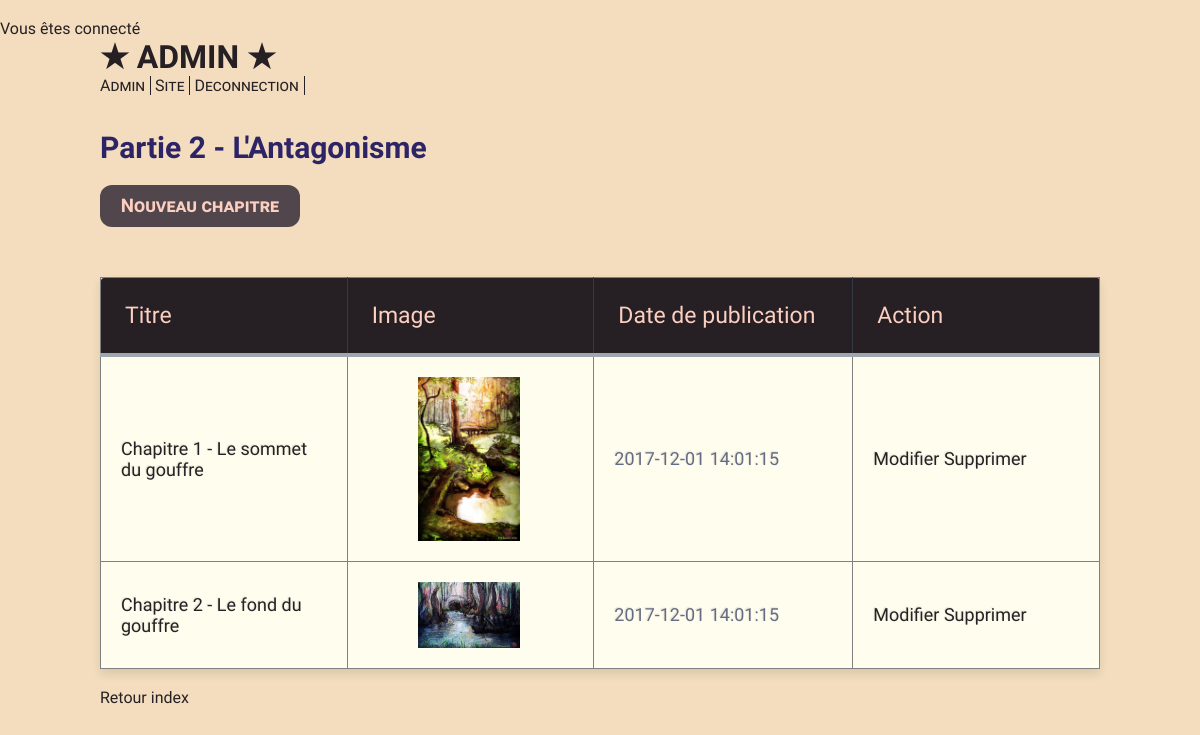
Screenshot of /admin/partie.php?id=2 (signed in) with the database file from the repository.
### tables this page shows
CREATE TABLE `partie` (
  `id` int(10) NOT NULL,
  `numero` int(10) NOT NULL,
  `titre` varchar(20) NOT NULL,
  `aPropos` varchar(50) NOT NULL,
  `description` varchar(500) NOT NULL,
  `image` varchar(255) NOT NULL,
  `musique` varchar(255) NOT NULL
);

CREATE TABLE `chapitre` (
  `id` int(11) NOT NULL,
  `partie` int(1) NOT NULL,
  `titre` varchar(50) NOT NULL,
  `image` varchar(500) NOT NULL,
  `html` text NOT NULL,
  `css` text NOT NULL,
  `date` datetime NOT NULL DEFAULT CURRENT_TIMESTAMP
);

### admin/partie.php (called while the page is built, shortened)
<?php
$erreur='';
		if(isset($_GET['id']) && is_numeric($_GET['id'])){
		    if(($_GET['id']) < 6){
				$part = getPartie();
				$listeChpPartie = getChpPartie($_GET['id']);
		    }
		    else{
		        $erreur = "Oups ! Cette partie n'existe pas : partie " . $_GET['id'];
		    }
		}else{
		    $erreur = 'Aucune partie séléctionnée :(';
		}
include('views/partieTemplate.php');

### script/functions.php (called while the page is built, shortened)
<?php
    function getPartie(){
        global $db;
        $query = 'SELECT * FROM partie WHERE id='.$db->quote($_GET['id']);
        $resultat = $db->query($query);
        $partie = $resultat->fetch();
        return $partie;
    }
    function getChpPartie($partie){
        global $db;
        $query = 'SELECT * FROM chapitre WHERE partie='.$db->quote($partie).' ORDER BY `id` ASC';
        $resultat = $db->query($query);
        $chpPartie = $resultat->fetchAll();
        return $chpPartie;
    }

### admin/views/partieTemplate.php (the view)
<?php include('headerAdmin.php'); ?>
<main>
	<?php if($erreur) : ?>
 	<h2><?= $erreur ?> </h2>
	 	<?php else : ?>
		<h2>Partie <?= $part['numero'] ?> - <?= $part['titre'] ?> </h2>
		<h3><a href="formulaire.php">Nouveau chapitre</a> </h3>
		<table class="tableauAdmin">
			<thead>
				<th>Titre</th>
				<th>Image</th>
				<th>Date de publication</th>
				<th>Action</th>
			</thead>
			<?php foreach($listeChpPartie as $key => $chapitre):?>
			<tbody>
				<td><a href="../chapitres/chapitre.php?id=<?= $chapitre['id'] ?>"><?= $chapitre['titre'] ?></td>
				<td><img src="../parties/img/<?= $chapitre['image'] ?>"></td>
				<td><?= $chapitre['date'] ?></a></td>
				<td>
					<a href="formulaire.php?id=<?= $chapitre['id'] ?>">Modifier</a>
					<a href="delete.php?id=<?= $chapitre['id'] ?>">Supprimer</a>
				</td>
			</tbody>
			<?php endforeach ?>
		</table>
	<?php endif ?>
<br/><a class="retourListe" href="index.php">Retour index</a>
</main>
<?php include('footerAdmin.php'); ?>

### admin/iEldinnAdmin.css (style rules this page uses)
* { margin:0; padding:0; }
html,body { height: 100%; width: 100%; background-color: #f3ddbe; font-family: 'Josefin Sans', sans-serif; color: #262024; }
main { width: 1000px; min-height: 70%; margin: 0 auto; }
a { color: #262125; text-decoration: none; }
h2 { color: #2d2466; font-size: 30px; padding-top: 35px; padding-bottom: 2%; }
h3 { font-variant: small-caps; }
h3 a { width: 180px; display: inline-block; padding: 10px 10px; background-color: #51464b; border-radius: 12px; color: #fccfc0; text-align: center; text-decoration: none; }
img { width: 30%; }
table { border-collapse:collapse; width:100%; text-align:center; }
table,th, td { border: 1px solid gray; }
th, td { height: 15px; width: 15%; padding:6px; vertical-align:middle; }
th { background-color: #FDFCFC; }
table img { width: 50%; margin-left: 50; }
.tableauAdmin { position: relative; margin-top: 5%; padding-bottom: 2%; background: white; border-radius:3px; border-collapse: collapse; padding:5px; width: 100%; text-align:center; box-shadow: 0 5px 10px rgba(0, 0, 0, 0.1); }
.tableauAdmin th { color:#fccfc0; background:#262024; border-bottom:4px solid #9ea7af; border-right: 1px solid #343a45; font-size:23px; font-weight: 100; padding:24px; text-align:left; text-shadow: 0 1px 1px rgba(0, 0, 0, 0.1); vertical-align:middle; }
.tableauAdmin th:first-child { border-top-left-radius:3px; }
.tableauAdmin th:last-child { border-top-right-radius:3px; border-right:none; }
.tableauAdmin tr:nth-child(odd) td { background:#FFFDED; }
.tableauAdmin tr:last-child td:first-child { border-bottom-left-radius:3px; }
.tableauAdmin tr:last-child td:last-child { border-bottom-right-radius:3px; }
.tableauAdmin td { background:#fff0e1; padding:20px; text-align:left; vertical-align:middle; font-weight:300; font-size:18px; text-shadow: -1px -1px 1px rgba(0, 0, 0, 0.1); }
.tableauAdmin td:last-child { border-right: 0px; }

### rows the page displays
partie: numero "2", titre "L'Antagonisme"
chapitre: titre "Chapitre 1 - Le sommet du gouffre", image (picture), date "2017-12-01 14:01:15"
chapitre: titre "Chapitre 2 - Le fond du gouffre", image (picture), date "2017-12-01 14:01:15"
